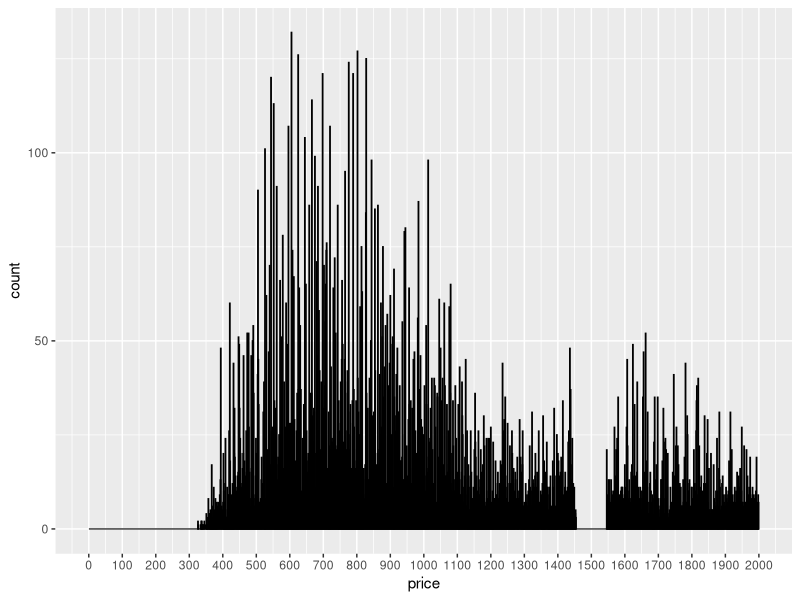
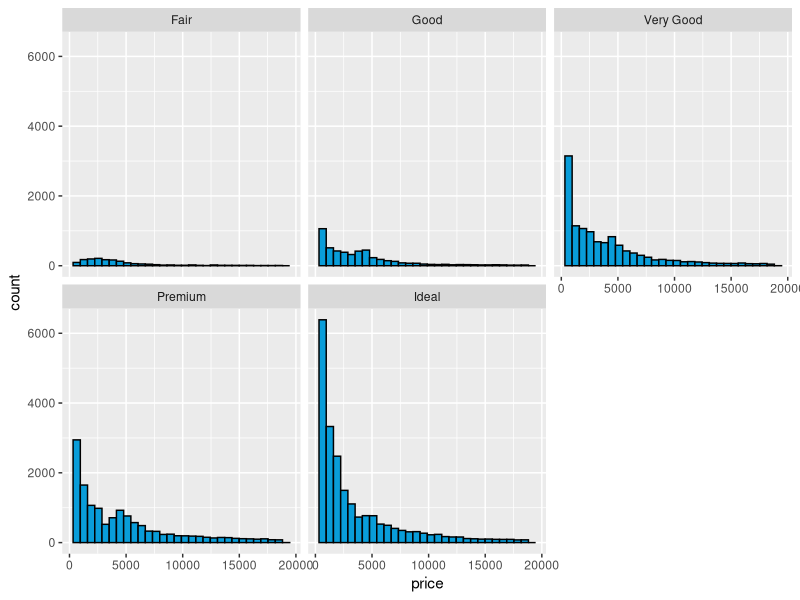
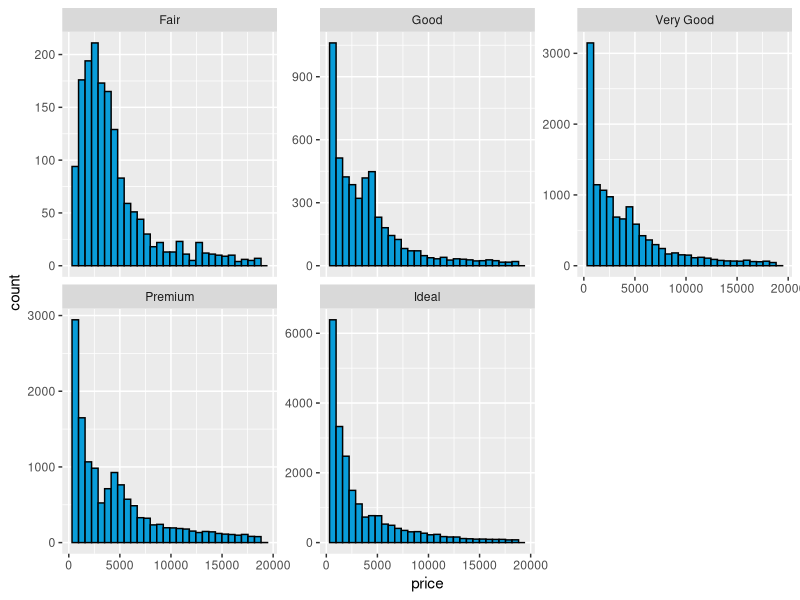
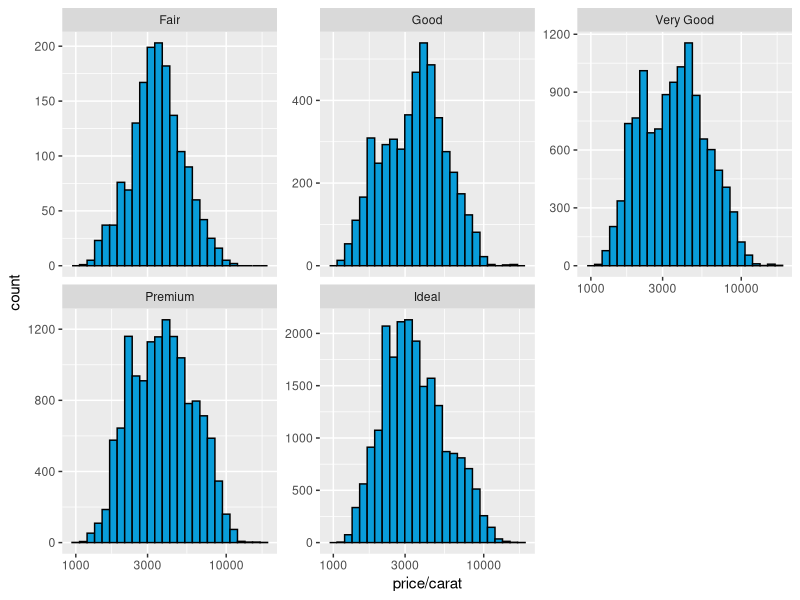
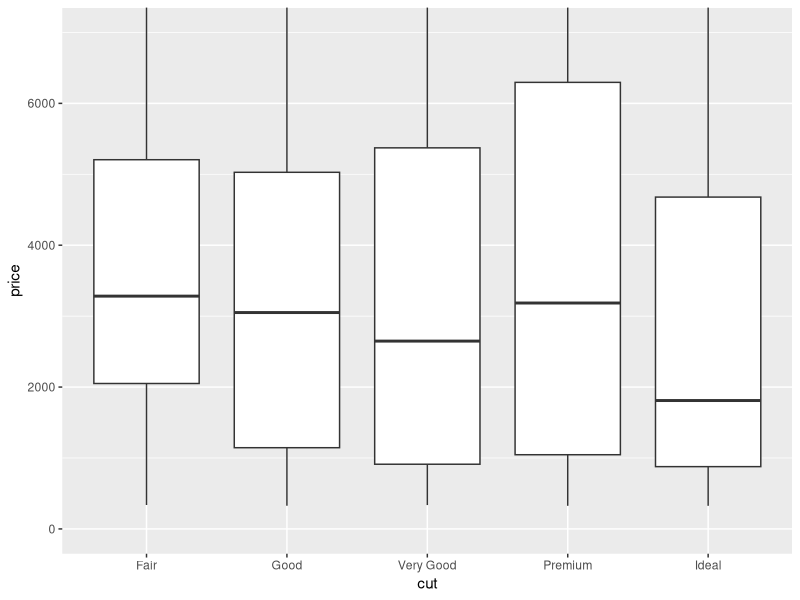
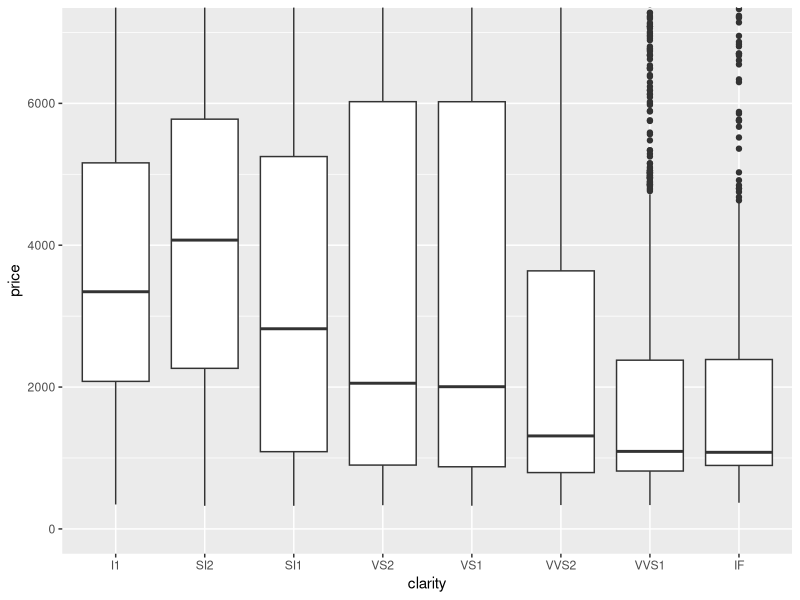
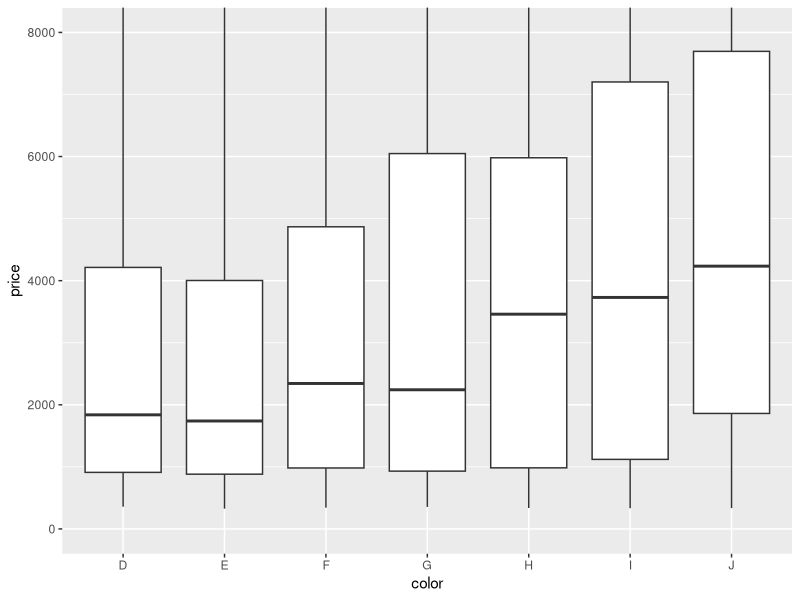
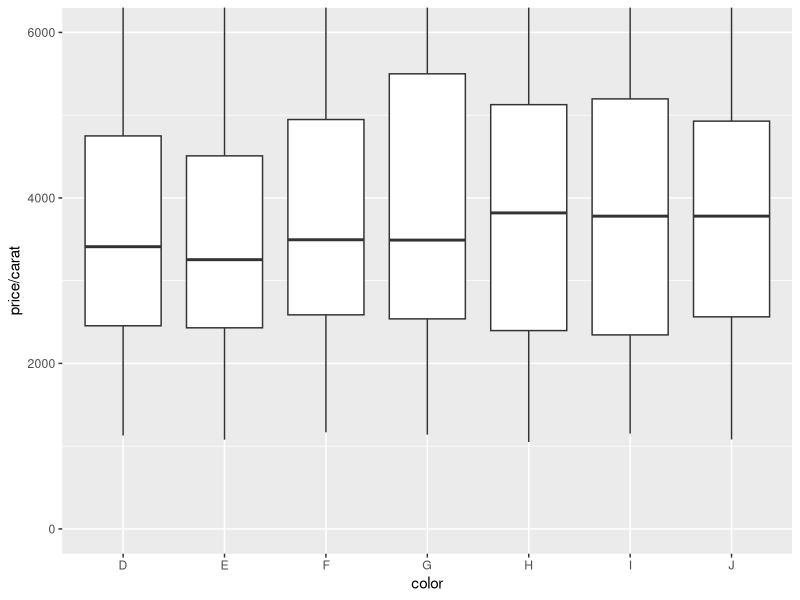

These figures' R source, in order: (Note: this script raises an error after producing the figures.)
library(ggplot2)
library(dplyr)

data(diamonds)

diamonds$color

ggplot(aes(x = price), data = diamonds) + 
  geom_histogram(binwidth = 1, color = 'black', fill = '#099DD9') +
  scale_x_continuous(breaks = seq(0,2000,100) , limits = c(0,2000))

ggsave('diamond_price.png')

ggplot(aes(x = price), data = diamonds) + 
  geom_histogram(color = 'black', fill = '#099DD9') +
  scale_x_continuous() +
  facet_wrap(~cut)
  
filter(diamonds , price >= max(diamonds$price))
filter(diamonds , price <= min(diamonds$price))

diamonds %>% group_by(cut) %>% summarise(median = median(price))

ggplot(aes(x = price), data = diamonds) + 
  geom_histogram(color = 'black', fill = '#099DD9') +
  scale_x_continuous() +
  facet_wrap(~cut , scales = "free_y")


ggplot(aes(x = price/carat), data = diamonds) + 
  geom_histogram(binwidth = 0.05,color = 'black', fill = '#099DD9') +
  scale_x_log10() +
  facet_wrap(~cut , scales = "free_y")

ggplot(aes(x = cut, y = price), data = subset(diamonds, !is.na(cut))) +
  geom_boxplot() + 
  coord_cartesian(ylim = c(0,7000))

ggplot(aes(x = clarity, y = price), data = subset(diamonds, !is.na(clarity))) +
  geom_boxplot() + 
  coord_cartesian(ylim = c(0,7000))

ggplot(aes(x = color, y = price), data = subset(diamonds, !is.na(color))) +
  geom_boxplot() + 
  coord_cartesian(ylim = c(0,8000))



ggplot(aes(x = color, y = price/carat), data = subset(diamonds, !is.na(color))) +
  geom_boxplot() + 
  coord_cartesian(ylim = c(0,6000))


ggplot(aes(x = carat) ,data = subset(diamonds)) +
  geom_freqpoly(aes(color = carat),binwidth = 0.1) + 
  scale_x_continuous(breaks = seq(0, 5, 0.1)) +
  scale_y_continuous(breaks = seq(0, 10000, 1000)) +
  xlab('Carat Size') + 
  ylab('Number of diamonds with that carat size')

################################################### Moving onto exploring with 2 variables#########################################################

ggplot(aes(x = price, y = x), data = diamonds) +  ## Scatterplot
  geom_point(alpha = 1/20) +
  xlim(326,7500) +
  ylim(3,9) 

# Observations :- 
# 1) There are a few outliers .
# 2) There is a concentration of price between 326$ and 3000$ 
# 3) There is no diamonds priced around 1500$.

cor.test(x = diamonds$price, y = diamonds$x, method = c("pearson")) - 0.88

cor.test(x = diamonds$price, y = diamonds$y, method = c("pearson")) - 0.86

cor.test(x = diamonds$price, y = diamonds$z, method = c("pearson")) - 0.86

ggplot(aes(x = price, y = depth), data = diamonds) +  ## Scatterplot
  geom_point(alpha = 1/20) +
  ylim(50,70)

cor.test(x = diamonds$price, y = diamonds$depth, method = c("pearson"))


##The correlation coefficient is very low which tells there is not much of a relation between the two
x  = floor(1/100 * nrow(diamonds))

ggplot(aes(x = carat, y = price), data = diamonds[floor(1/100 * nrow(diamonds) + 1) :53940 , ] ) +  ## Scatterplot
  geom_point()


diamonds$volume <- (diamonds$x*diamonds$y*diamonds$z)


ggplot(aes(x = volume, y = price), data = diamonds) +  ## Scatterplot
  geom_jitter(alpha = 1/20) +
  xlim(0,500) 


# 1) Almost all the observations are within volume 500 with a few outliers
# 2) The observations are dense within volume 175
# 3) There is some kind of positive correlation between the 2 variables.

diamonds_subset <- subset(diamonds , volume > 0 & volume <= 800)

cor.test(x = diamonds_subset$volume , y = diamonds_subset$price, method = c("pearson")) - 0.92


ggplot(aes(x = volume, y = price), data = diamonds_subset) +  ## Scatterplot
  geom_point() +
  geom_smooth(method = 'lm' , color = 'red')
  
diamondsByClarity <- diamonds %>% 
  group_by(clarity) %>%
  summarise(mean_price  = mean(price),
            median_price  = median(price),
            min_price  = min(price),
            max_price = max(price),
            n = n()) %>% 
  arrange(clarity)



diamonds_by_clarity <- group_by(diamonds, clarity)
diamonds_mp_by_clarity <- summarise(diamonds_by_clarity, mean_price = mean(price))

diamonds_by_color <- group_by(diamonds, color)
diamonds_mp_by_color <- summarise(diamonds_by_color, mean_price = mean(price))

p3 <- ggplot(aes(x = color, y = mean_price), data = diamonds_mp_by_color) +  ## Scatterplot
  geom_bar(stat = "identity")

p4 <- ggplot(aes(x = clarity, y = mean_price), data = diamonds_mp_by_clarity) +  ## Scatterplot
  geom_bar(stat = "identity")

grid.arrange(p3,p4)


# 
# Mean price by clarity :- 
#   
#   1) SI2 has the highest mean price and VVS1 has the lowest
# 
# Mean price by color:- 
#   
#   1) J has the highest mean price and E has the lowest


